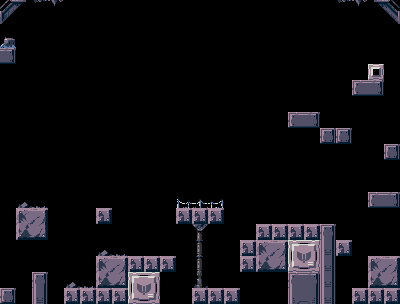

This is a level from a 2D game, rendered from its Tiled map with the project's own tilesets. A one-line summary and the map file follow, with tile-layer data summarised:
An orthogonal 25x19 tile map with 16x16 px tiles, 3 tile layers (background, Tile Layer 1, animations), 2 tilesets and 37 objects (6x bat, health, player).

<map version="1.0" orientation="orthogonal" renderorder="right-down" width="25" height="19" tilewidth="16" tileheight="16" nextobjectid="47">
 <tileset firstgid="1" name="PrtAlmond" tilewidth="16" tileheight="16" tilecount="96" columns="16">
  <image source="PrtAlmond.png" width="256" height="96" />
  <tile id="51">
   <animation>
    <frame tileid="51" duration="100" />
    <frame tileid="52" duration="100" />
    <frame tileid="53" duration="100" />
   </animation>
  </tile>
  <tile id="64">
   <animation>
    <frame tileid="64" duration="100" />
    <frame tileid="66" duration="100" />
    <frame tileid="68" duration="100" />
   </animation>
  </tile>
  <tile id="65">
   <animation>
    <frame tileid="65" duration="100" />
    <frame tileid="67" duration="100" />
    <frame tileid="69" duration="100" />
   </animation>
  </tile>
  <tile id="80">
   <animation>
    <frame tileid="80" duration="100" />
    <frame tileid="82" duration="100" />
    <frame tileid="84" duration="100" />
   </animation>
  </tile>
  <tile id="81">
   <animation>
    <frame tileid="81" duration="100" />
    <frame tileid="83" duration="100" />
    <frame tileid="85" duration="100" />
   </animation>
  </tile>
 </tileset>
 <tileset firstgid="97" name="NpcSym2" tilewidth="16" tileheight="16" tilecount="300" columns="20">
  <image source="NpcSym2.png" width="320" height="240" />
  <tile id="44">
   <animation>
    <frame tileid="44" duration="100" />
    <frame tileid="45" duration="100" />
   </animation>
  </tile>
  <tile id="280">
   <animation>
    <frame tileid="280" duration="100" />
    <frame tileid="281" duration="100" />
    <frame tileid="282" duration="100" />
    <frame tileid="283" duration="100" />
   </animation>
  </tile>
 </tileset>
 <layer name="background" width="25" height="19">
  <data>[475 cells, 0 non-empty, 0 distinct tile ids]</data>
 </layer>
 <layer name="Tile Layer 1" width="25" height="19">
  <data>[475 cells, 86 non-empty, 31 distinct tile ids]</data>
 </layer>
 <layer name="animations" width="25" height="19">
  <data>[475 cells, 9 non-empty, 5 distinct tile ids]</data>
 </layer>
 <objectgroup color="#5500ff" name="boxes">
  <object id="46" name="health" x="367.5" y="64.5" width="16.5" height="16" />
 </objectgroup>
 <objectgroup color="#ff007f" name="enemies">
  <object id="1" name="bat" x="352" y="59" width="3.5" height="3.5">
   <ellipse />
  </object>
  <object id="2" name="bat" x="43" y="56.5" width="2.5" height="2.5">
   <ellipse />
  </object>
  <object id="3" name="bat" x="8.5" y="110.5" width="3" height="3">
   <ellipse />
  </object>
  <object id="4" name="bat" x="212.5" y="122.5" width="4" height="6">
   <ellipse />
  </object>
  <object id="5" name="bat" x="148" y="234.5" width="3" height="3">
   <ellipse />
  </object>
  <object id="6" name="bat" x="376.5" y="183" width="3" height="3">
   <ellipse />
  </object>
 </objectgroup>
 <objectgroup name="collisions">
  <object id="8" x="352" y="80" width="32" height="16" />
  <object id="9" x="287.5" y="112" width="32.5" height="16.5" />
  <object id="10" x="320" y="128.5" width="30.5" height="16" />
  <object id="11" x="368.5" y="256" width="31.5" height="47.5" />
  <object id="12" x="352" y="288.5" width="16" height="15" />
  <object id="13" x="240" y="241" width="96" height="31" />
  <object id="14" x="289" y="272" width="47" height="33.5" />
  <object id="15" x="256.5" y="224.5" width="79.5" height="16.5" />
  <object id="16" x="334.5" y="240.5" width="17.5" height="15" />
  <object id="17" x="191.5" y="289" width="48" height="14.5" />
  <object id="18" x="96.5" y="257" width="63" height="46.5" />
  <object id="19" x="159" y="257" width="17.5" height="16" />
  <object id="20" x="64.5" y="288" width="32.5" height="15.5" />
  <object id="21" x="32" y="272" width="15" height="32" />
  <object id="23" x="-1" y="288.5" width="16.5" height="16" />
  <object id="24" x="16" y="207.5" width="31.5" height="33" />
  <object id="25" x="96" y="208.5" width="16" height="15" />
  <object id="26" x="175.5" y="208.5" width="48.5" height="16.5" />
  <object id="27" x="-1" y="48" width="16.5" height="16.5" />
  <object id="38" x="-0.666667" y="0" width="0.666667" height="303.333" />
  <object id="39" x="0" y="0" width="399.333" height="0.666667" />
  <object id="40" x="399.333" y="0.666667" height="302" />
  <object id="44" x="384.5" y="144.5" width="14.5" height="16" />
  <object id="45" x="369" y="192.5" width="30.5" height="15.5" />
 </objectgroup>
 <objectgroup color="#00ff00" name="spawn points">
  <object id="29" name="player" x="196.5" y="189" width="2.5" height="3">
   <ellipse />
  </object>
 </objectgroup>
 <objectgroup color="#ff5500" name="fire">
  <object id="30" x="337" y="295" width="15" height="8.5" />
  <object id="34" x="241" y="293" width="47" height="11" />
  <object id="35" x="161" y="293" width="30" height="10" />
  <object id="36" x="48.5" y="293" width="15" height="10" />
  <object id="37" x="17" y="293.5" width="13.5" height="9.5" />
 </objectgroup>
</map>